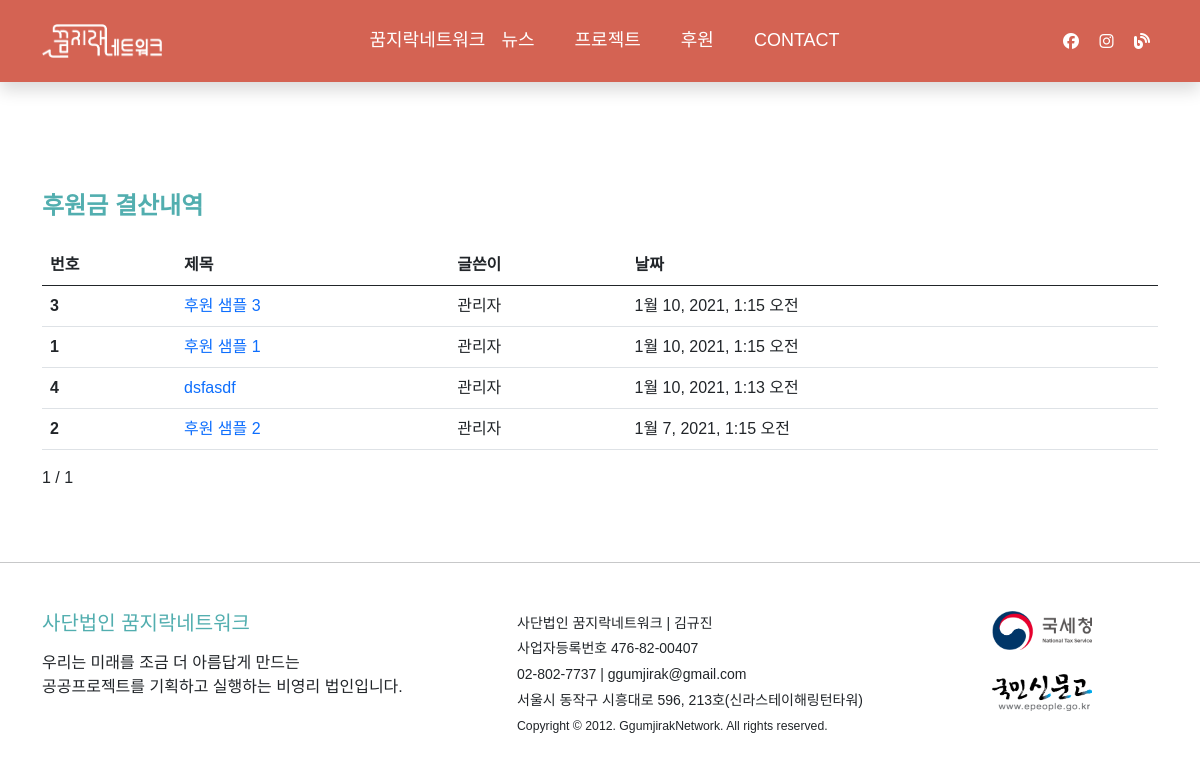
Page /donat_report/ on the committed database.
### community/models.py (models this page shows, shortened)
class Donations_Report(models.Model):
    postname = models.CharField(max_length=50)
    mainphoto = ResizedImageField(blank=True, null=True)
    contents = RichTextField()
    pub_date = models.DateTimeField(default=timezone.now)

### community/views.py (the view)
# urls.py: path('donat_report/', views.donat_report),
def donat_report(request):
    donatlist = Donations_Report.objects.all().order_by('-pub_date')
    paginator = Paginator(donatlist, 10)
    page = request.GET.get('page')
    posts = paginator.get_page(page)
    return render(request, 'donat_report.html', {'donatlist': donatlist, 'posts':posts})

### community/templates/donat_report.html (shortened to what this page needs)
{% extends 'base.html' %}
{% block content %}
<div class="container">
  <div class="my-5 py-4">
  <h4 class=".text-mint mb-4"><b>후원금 결산내역</b></h4>
  <table class="table table-hover">
    <thead>
      <tr>
        <th scope="col">번호</th>
        <th scope="col">제목</th>
        <th scope="col">글쓴이</th>
        <th scope="col">날짜</th>
      </tr>
    </thead>
    <tbody>
      {% for list in posts %}
      <tr>
        <th scope="row">{{list.id}}</th>
        <td><a href="{{list.pk}}/">{{list.postname}}</a></td>
        <td>관리자</td>
        <td>{{list.pub_date}}</td>
      </tr>
      {% endfor %}
    </tbody>
  </table>
  <span>{{posts.number}}</span>
  <span>/</span>
  <span>{{posts.paginator.num_pages}}</span>
</div>
</div>
{% endblock %}

### static/css/style.css (style rules this page uses)
* { font-family: Noto Sans KR,sans-serif; text-decoration: none !important; word-break: keep-all; }
body { padding-top: 120px; }
.h1, .h2, .h3, .h4, .h5, .h6, h1, h2, h3, h4, h5, h6, .text-mint { color:#52aeaf; }

### rows in the picture
Donations_Report: id "3", postname "후원 샘플 3", pub_date "1월 10, 2021, 1:15 오전"
Donations_Report: id "1", postname "후원 샘플 1", pub_date "1월 10, 2021, 1:15 오전"
Donations_Report: id "4", postname "dsfasdf", pub_date "1월 10, 2021, 1:13 오전"
Donations_Report: id "2", postname "후원 샘플 2", pub_date "1월 7, 2021, 1:15 오전"

### other values in the picture
{{ posts.number }} "1"
{{ posts.paginator.num_pages }} "1"
